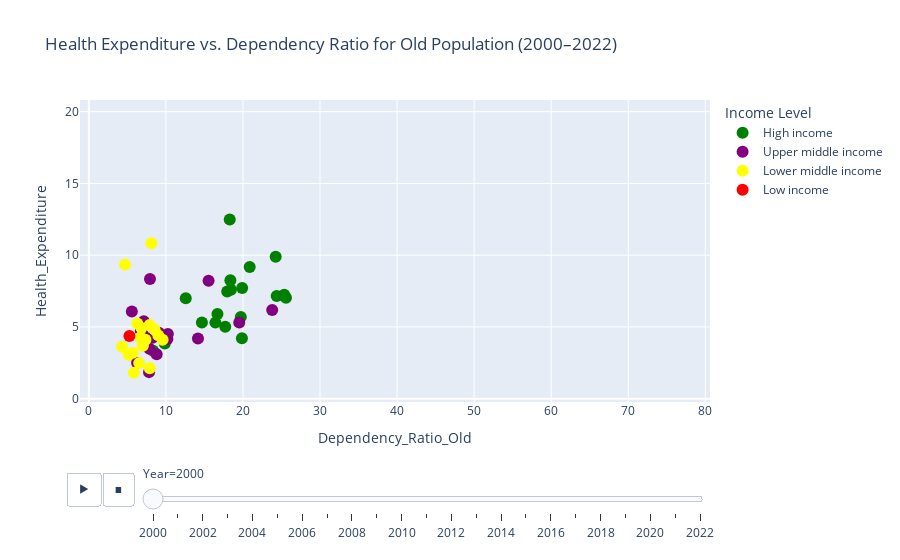

This figure's notebook cell:
### Markdown cell above
### Health Expenditure vs Dependency Ratio (Old Population)

### Code cell
# Load your data
df = pd.read_csv("../data/interim/merged_data.csv")

# Filter years 2000–2022
df_filtered = df[(df["Year"] >= 2000) & (df["Year"] <= 2022)].copy()

# Define custom color and order for income levels
income_colors = {
    "High income": "green",
    "Upper middle income": "purple",
    "Lower middle income": "yellow",
    "Low income": "red"
}
income_order = ["High income", "Upper middle income", "Lower middle income", "Low income"]

# Create animated scatter plot
fig = px.scatter(
    df_filtered,
    x="Dependency_Ratio_Old",
    y="Health_Expenditure",
    animation_frame="Year",
    animation_group="Country",
    color="income_level",
    color_discrete_map=income_colors,
    category_orders={"income_level": income_order},
    hover_name="Country", 
    title="Health Expenditure vs. Dependency Ratio for Old Population (2000–2022)",
    range_x=[df["Dependency_Ratio_Old"].min() - 5, df["Dependency_Ratio_Old"].max() + 5],
    range_y=[df["Health_Expenditure"].min() - 2, df["Health_Expenditure"].max() + 2]
)

# Style labels
fig.update_traces(textposition="top center", marker=dict(size=12))
fig.update_layout(legend_title_text="Income Level")

# Show the figure
fig.show()

### Figure 1 — Plotly figure (JSON) as saved in the notebook; plotly's stock layout.template omitted (floating-point values rounded to 4 significant figures)
{"data": [{"hovertemplate": "<b>%{hovertext}</b><br><br>income_level=High income<br>Year=2000<br>Dependency_Ratio_Old=%{x}<br>Health_Expenditure=%{y}<extra></extra>", "hovertext": ["Australia", "Canada", "Chile", "Cyprus", "Czechia", "Germany", "United Kingdom", "Greece", "Ireland", "Japan", "South Korea", "Netherlands", "New Zealand", "Romania", "Russia", "Singapore", "Slovakia", "Uruguay", "United States"], "ids": ["Australia", "Canada", "Chile", "Cyprus", "Czechia", "Germany", "United Kingdom", "Greece", "Ireland", "Japan", "South Korea", "Netherlands", "New Zealand", "Romania", "Russia", "Singapore", "Slovakia", "Uruguay", "United States"], "legendgroup": "High income", "marker": {"color": "green", "size": 12, "symbol": "circle"}, "mode": "markers", "name": "High income", "orientation": "v", "showlegend": true, "textposition": "top center", "type": "scatter", "x": [18.44, 18.37, 12.58, 14.67, 19.72, 24.25, 24.38, 25.35, 16.69, 25.58, 9.858, 19.9, 17.96, 19.87, 17.7, 8.338, 16.42, 20.88, 18.28], "xaxis": "x", "y": [7.589, 8.248, 7.0, 5.308, 5.701, 9.888, 7.157, 7.243, 5.899, 7.035, 3.855, 7.707, 7.47, 4.209, 5.02, 3.343, 5.303, 9.172, 12.49], "yaxis": "y"}, {"hovertemplate": "<b>%{hovertext}</b><br><br>income_level=Upper middle income<br>Year=2000<br>Dependency_Ratio_Old=%{x}<br>Health_Expenditure=%{y}<extra></extra>", "hovertext": ["Argentina", "Armenia", "Brazil", "China", "Ecuador", "Guatemala", "Indonesia", "Iran", "Kazakhstan", "Mexico", "Mongolia", "Malaysia", "Peru", "Serbia", "Thailand", "Turkey", "Ukraine"], "ids": ["Argentina", "Armenia", "Brazil", "China", "Ecuador", "Guatemala", "Indonesia", "Iran", "Kazakhstan", "Mexico", "Mongolia", "Malaysia", "Peru", "Serbia", "Thailand", "Turkey", "Ukraine"], "legendgroup": "Upper middle income", "marker": {"color": "purple", "size": 12, "symbol": "circle"}, "mode": "markers", "name": "Upper middle income", "orientation": "v", "showlegend": true, "textposition": "top center", "type": "scatter", "x": [15.54, 14.16, 7.932, 10.25, 7.86, 7.131, 7.81, 6.744, 10.19, 8.265, 5.581, 6.257, 7.064, 23.79, 8.803, 9.085, 19.52], "xaxis": "x", "y": [8.22, 4.196, 8.335, 4.508, 3.483, 5.397, 1.853, 4.723, 4.16, 4.244, 6.076, 2.515, 4.415, 6.184, 3.101, 4.6, 5.307], "yaxis": "y"}, {"hovertemplate": "<b>%{hovertext}</b><br><br>income_level=Lower middle income<br>Year=2000<br>Dependency_Ratio_Old=%{x}<br>Health_Expenditure=%{y}<extra></extra>", "hovertext": ["Bangladesh", "Egypt", "India", "Jordan", "Kenya", "Kyrgyzstan", "Lebanon", "Morocco", "Myanmar", "Nigeria", "Nicaragua", "Pakistan", "Philippines", "Tajikistan", "Tunisia", "Uzbekistan", "Vietnam"], "ids": ["Bangladesh", "Egypt", "India", "Jordan", "Kenya", "Kyrgyzstan", "Lebanon", "Morocco", "Myanmar", "Nigeria", "Nicaragua", "Pakistan", "Philippines", "Tajikistan", "Tunisia", "Uzbekistan", "Vietnam"], "legendgroup": "Lower middle income", "marker": {"color": "yellow", "size": 12, "symbol": "circle"}, "mode": "markers", "name": "Lower middle income", "orientation": "v", "showlegend": true, "textposition": "top center", "type": "scatter", "x": [5.845, 6.82, 7.347, 4.707, 4.309, 9.011, 8.119, 7.013, 7.912, 5.706, 6.28, 6.533, 5.168, 6.687, 8.532, 7.887, 9.572], "xaxis": "x", "y": [1.805, 4.922, 4.106, 9.344, 3.624, 4.414, 10.83, 3.693, 2.126, 3.197, 5.239, 2.481, 3.055, 4.265, 4.813, 5.133, 4.108], "yaxis": "y"}, {"hovertemplate": "<b>%{hovertext}</b><br><br>income_level=Low income<br>Year=2000<br>Dependency_Ratio_Old=%{x}<br>Health_Expenditure=%{y}<extra></extra>", "hovertext": ["Ethiopia"], "ids": ["Ethiopia"], "legendgroup": "Low income", "marker": {"color": "red", "size": 12, "symbol": "circle"}, "mode": "markers", "name": "Low income", "orientation": "v", "showlegend": true, "textposition": "top center", "type": "scatter", "x": [5.267], "xaxis": "x", "y": [4.365], "yaxis": "y"}], "layout": {"legend": {"title": {"text": "Income Level"}, "tracegroupgap": 0}, "sliders": [{"active": 0, "currentvalue": {"prefix": "Year="}, "len": 0.9, "pad": {"b": 10, "t": 60}, "steps": [{"args": [["2000"], {"frame": {"duration": 0, "redraw": false}, "fromcurrent": true, "mode": "immediate", "transition": {"duration": 0, "easing": "linear"}}], "label": "2000", "method": "animate"}, {"args": [["2001"], {"frame": {"duration": 0, "redraw": false}, "fromcurrent": true, "mode": "immediate", "transition": {"duration": 0, "easing": "linear"}}], "label": "2001", "method": "animate"}, {"args": [["2002"], {"frame": {"duration": 0, "redraw": false}, "fromcurrent": true, "mode": "immediate", "transition": {"duration": 0, "easing": "linear"}}], "label": "2002", "method": "animate"}, {"args": [["2003"], {"frame": {"duration": 0, "redraw": false}, "fromcurrent": true, "mode": "immediate", "transition": {"duration": 0, "easing": "linear"}}], "label": "2003", "method": "animate"}, {"args": [["2004"], {"frame": {"duration": 0, "redraw": false}, "fromcurrent": true, "mode": "immediate", "transition": {"duration": 0, "easing": "linear"}}], "label": "2004", "method": "animate"}, {"args": [["2005"], {"frame": {"duration": 0, "redraw": false}, "fromcurrent": true, "mode": "immediate", "transition": {"duration": 0, "easing": "linear"}}], "label": "2005", "method": "animate"}, {"args": [["2006"], {"frame": {"duration": 0, "redraw": false}, "fromcurrent": true, "mode": "immediate", "transition": {"duration": 0, "easing": "linear"}}], "label": "2006", "method": "animate"}, {"args": [["2007"], {"frame": {"duration": 0, "redraw": false}, "fromcurrent": true, "mode": "immediate", "transition": {"duration": 0, "easing": "linear"}}], "label": "2007", "method": "animate"}, {"args": [["2008"], {"frame": {"duration": 0, "redraw": false}, "fromcurrent": true, "mode": "immediate", "transition": {"duration": 0, "easing": "linear"}}], "label": "2008", "method": "animate"}, {"args": [["2009"], {"frame": {"duration": 0, "redraw": false}, "fromcurrent": true, "mode": "immediate", "transition": {"duration": 0, "easing": "linear"}}], "label": "2009", "method": "animate"}, {"args": [["2010"], {"frame": {"duration": 0, "redraw": false}, "fromcurrent": true, "mode": "immediate", "transition": {"duration": 0, "easing": "linear"}}], "label": "2010", "method": "animate"}, {"args": [["2011"], {"frame": {"duration": 0, "redraw": false}, "fromcurrent": true, "mode": "immediate", "transition": {"duration": 0, "easing": "linear"}}], "label": "2011", "method": "animate"}, {"args": [["2012"], {"frame": {"duration": 0, "redraw": false}, "fromcurrent": true, "mode": "immediate", "transition": {"duration": 0, "easing": "linear"}}], "label": "2012", "method": "animate"}, {"args": [["2013"], {"frame": {"duration": 0, "redraw": false}, "fromcurrent": true, "mode": "immediate", "transition": {"duration": 0, "easing": "linear"}}], "label": "2013", "method": "animate"}, {"args": [["2014"], {"frame": {"duration": 0, "redraw": false}, "fromcurrent": true, "mode": "immediate", "transition": {"duration": 0, "easing": "linear"}}], "label": "2014", "method": "animate"}, {"args": [["2015"], {"frame": {"duration": 0, "redraw": false}, "fromcurrent": true, "mode": "immediate", "transition": {"duration": 0, "easing": "linear"}}], "label": "2015", "method": "animate"}, {"args": [["2016"], {"frame": {"duration": 0, "redraw": false}, "fromcurrent": true, "mode": "immediate", "transition": {"duration": 0, "easing": "linear"}}], "label": "2016", "method": "animate"}, {"args": [["2017"], {"frame": {"duration": 0, "redraw": false}, "fromcurrent": true, "mode": "immediate", "transition": {"duration": 0, "easing": "linear"}}], "label": "2017", "method": "animate"}, {"args": [["2018"], {"frame": {"duration": 0, "redraw": false}, "fromcurrent": true, "mode": "immediate", "transition": {"duration": 0, "easing": "linear"}}], "label": "2018", "method": "animate"}, {"args": [["2019"], {"frame": {"duration": 0, "redraw": false}, "fromcurrent": true, "mode": "immediate", "transition": {"duration": 0, "easing": "linear"}}], "label": "2019", "method": "animate"}, {"args": [["2020"], {"frame": {"duration": 0, "redraw": false}, "fromcurrent": true, "mode": "immediate", "transition": {"duration": 0, "easing": "linear"}}], "label": "2020", "method": "animate"}, {"args": [["2021"], {"frame": {"duration": 0, "redraw": false}, "fromcurrent": true, "mode": "immediate", "transition": {"duration": 0, "easing": "linear"}}], "label": "2021", "method": "animate"}, {"args": [["2022"], {"frame": {"duration": 0, "redraw": false}, "fromcurrent": true, "mode": "immediate", "transition": {"duration": 0, "easing": "linear"}}], "label": "2022", "method": "animate"}], "x": 0.1, "xanchor": "left", "y": 0, "yanchor": "top"}], "title": {"text": "Health Expenditure vs. Dependency Ratio for Old Population (2000–2022)"}, "updatemenus": [{"buttons": [{"args": [null, {"frame": {"duration": 500, "redraw": false}, "fromcurrent": true, "mode": "immediate", "transition": {"duration": 500, "easing": "linear"}}], "label": "&#9654;", "method": "animate"}, {"args": [[null], {"frame": {"duration": 0, "redraw": false}, "fromcurrent": true, "mode": "immediate", "transition": {"duration": 0, "easing": "linear"}}], "label": "&#9724;", "method": "animate"}], "direction": "left", "pad": {"r": 10, "t": 70}, "showactive": false, "type": "buttons", "x": 0.1, "xanchor": "right", "y": 0, "yanchor": "top"}], "xaxis": {"anchor": "y", "domain": [0, 1], "range": [-1.147, 80.61], "title": {"text": "Dependency_Ratio_Old"}}, "yaxis": {"anchor": "x", "domain": [0, 1], "range": [-0.228, 20.81], "title": {"text": "Health_Expenditure"}}}}
